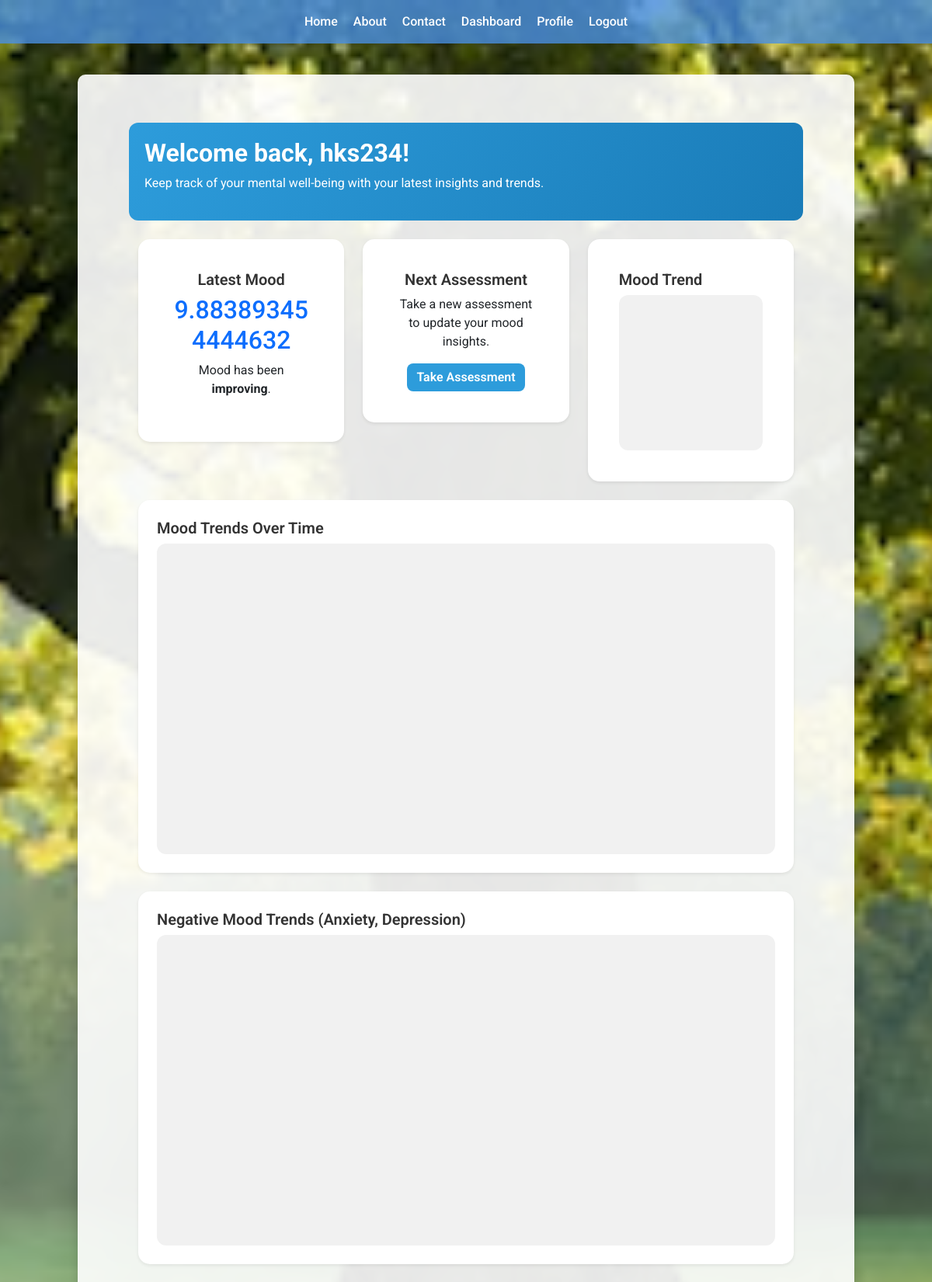
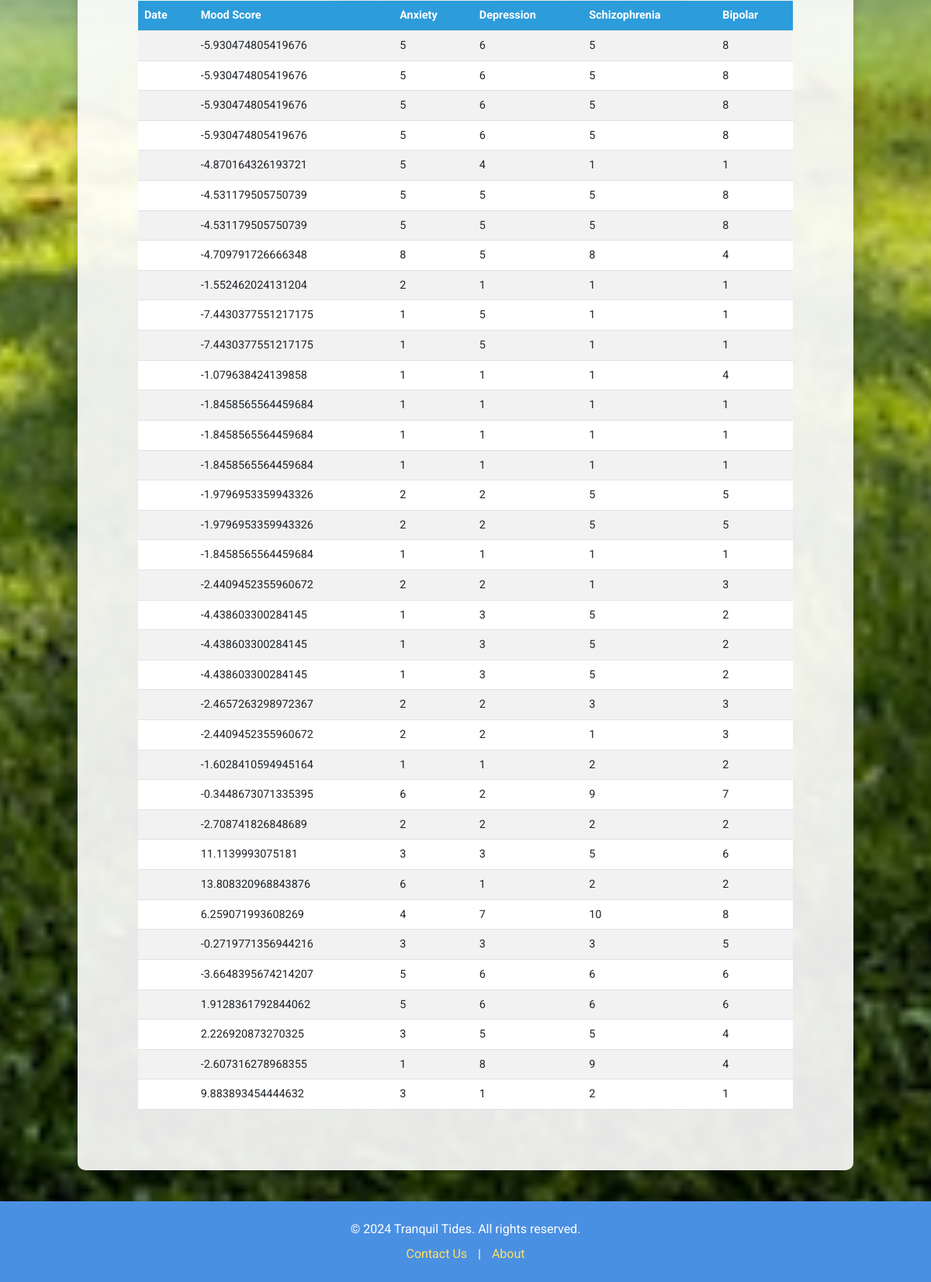
The page /dashboard (signed in) on the database as committed earlier (2 pictures, top to bottom).
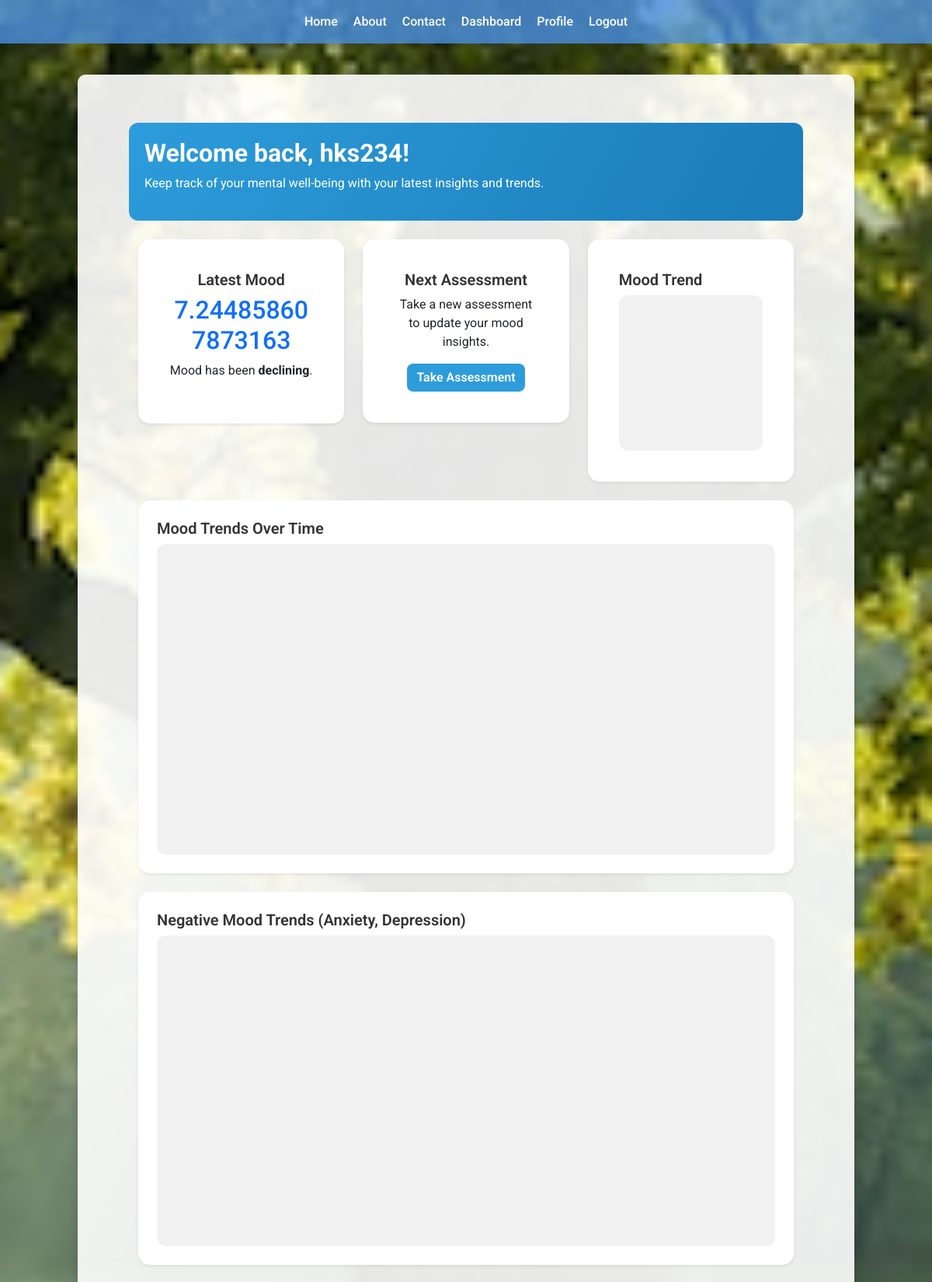
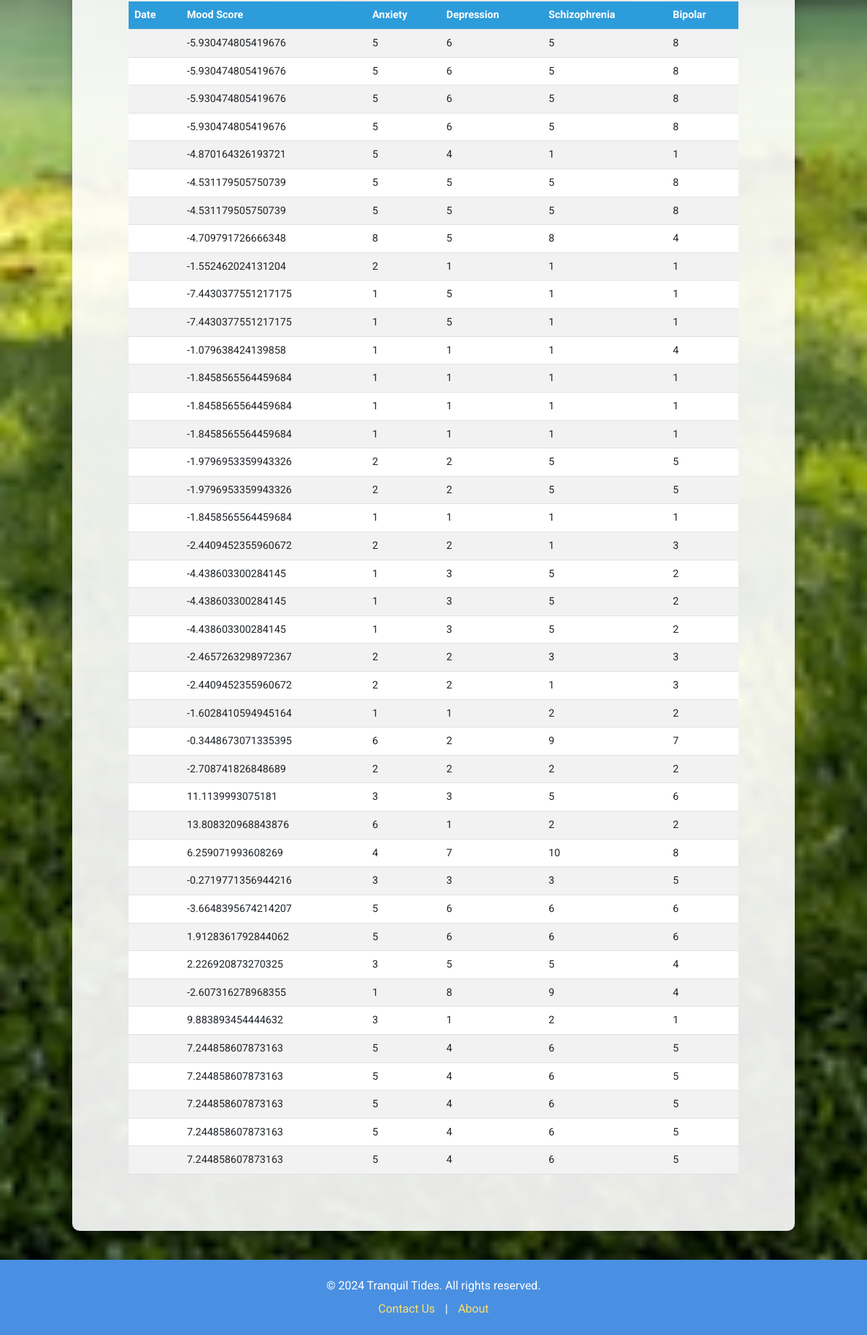
The same page on the database as committed later (2 pictures, top to bottom).
### models.py (models this page shows)
class Assessments(db.Model):
    __tablename__ = "assessments"
    id = db.Column(db.Integer, primary_key=True)
    anxiety = db.Column(db.Integer, nullable=False)
    depression = db.Column(db.Integer, nullable=False)
    schizophrenia = db.Column(db.Integer, nullable=False)
    bipolar = db.Column(db.Integer, nullable=False)
    mood_score = db.Column(db.Float, nullable=False)
    date_created = db.Column(db.DateTime, default=datetime.utcnow)
    user_id = db.Column(db.Integer, db.ForeignKey("users.id"), nullable=False)
    user = db.relationship("UserModel", backref="assessments")

### routes.py (the view)
@app.route("/dashboard", methods=["GET"])
@login_required
def dashboard():
    try:
        assessments = Assessments.query.filter_by(user_id=current_user.id).all()
        mood_data = [assessment.mood_score for assessment in assessments]
        anxiety_data = [assessment.anxiety for assessment in assessments]
        depression_data = [assessment.depression for assessment in assessments]
        dates = [
            assessment.date_created.strftime("%Y-%m-%d") for assessment in assessments
        ]
        trend = "No Data Available"
        if len(mood_data) > 1:
            trend = "improving" if mood_data[-1] > mood_data[-2] else "declining"
        elif len(mood_data) == 1:
            trend = "stable"
        latest_mood = mood_data[-1] if mood_data else "No Data"
        return render_template(
            "dashboard.html",
            user=current_user.username,
            assessments=assessments,
            mood_data=mood_data,
            anxiety_data=anxiety_data,
            depression_data=depression_data,
            dates=dates,
            latest_mood=latest_mood,
            trend=trend,
        )
    except Exception as e:
        flash(f"Error loading dashboard: {str(e)}", "error")
        return redirect(url_for("index"))

### models.py (called while the page is built)
@login.user_loader
def load_user(user_id):
    return UserModel.query.get(int(user_id))

### templates/dashboard.html (shortened to what this page needs)
{% extends 'base.html' %}
{% block content %}
<div class="container-fluid">
  <div class="row">
    <div class="col-12 mb-4 dashboard-header">
      <h2>Welcome back, {{ user }}!</h2>
      <p>Keep track of your mental well-being with your latest insights and trends.</p>
    </div>
  </div>
  <div class="row">
    <div class="col-lg-4 col-md-6 mb-4">
      <div class="card p-4 shadow-sm">
        <div class="card-body text-center">
          <h5 class="card-title">Latest Mood</h5>
          <h2 class="text-primary">{{ latest_mood }}</h2>
          <p>Mood has been <strong>{{ trend }}</strong>.</p>
        </div>
      </div>
    </div>
    <div class="col-lg-4 col-md-6 mb-4">
      <div class="card p-4 shadow-sm">
        <div class="card-body text-center">
          <h5 class="card-title">Next Assessment</h5>
          <p>Take a new assessment to update your mood insights.</p>
          <a href="{{ url_for('assessment') }}" class="btn btn-primary">Take Assessment</a>
        </div>
      </div>
    </div>
    <div class="col-lg-4 col-md-12 mb-4">
      <div class="card p-4 shadow-sm">
        <div class="card-body">
          <h5 class="card-title">Mood Trend</h5>
          <div id="trendChart" style="width: 100%; height: 200px;"></div>
        </div>
      </div>
    </div>
  </div>
  <div class="row">
    <div class="col-12 mb-4">
      <div class="card shadow-sm p-4">
        <h5>Mood Trends Over Time</h5>
        <div id="mood-trend-chart" style="width: 100%; height: 400px"></div>
      </div>
    </div>
  </div>
  <div class="row">
    <div class="col-12 mb-4">
      <div class="card shadow-sm p-4">
        <h5>Negative Mood Trends (Anxiety, Depression)</h5>
        <div id="negative-mood-chart" style="width: 100%; height: 400px"></div>
      </div>
    </div>
  </div>
 <div class="table-responsive">
  <table class="table table-striped table-hover">
    <thead>
      <tr>
        <th>Date</th>
        <th>Mood Score</th>
        <th>Anxiety</th>
        <th>Depression</th>
        <th>Schizophrenia</th>
        <th>Bipolar</th>
      </tr>
    </thead>
    <tbody>
      {% for assessment in assessments %}
      <tr>
        <td>{{ assessment['dates'] }}</td>
        <td>{{ assessment['mood_score'] }}</td>
        <td>{{ assessment['anxiety'] }}</td>
        <td>{{ assessment['depression'] }}</td>
        <td>{{ assessment['schizophrenia'] }}</td>
        <td>{{ assessment['bipolar'] }}</td>
      </tr>
      {% endfor %}
    </tbody>
  </table>
</div>
{% endblock %}

Rows that differ between the two databases and show on the page:
added Assessments: mood_score "7.244858607873163", anxiety "5", depression "4", schizophrenia "6", bipolar "5"
added Assessments: mood_score "7.244858607873163", anxiety "5", depression "4", schizophrenia "6", bipolar "5"
added Assessments: mood_score "7.244858607873163", anxiety "5", depression "4", schizophrenia "6", bipolar "5"
added Assessments: mood_score "7.244858607873163", anxiety "5", depression "4", schizophrenia "6", bipolar "5"
added Assessments: mood_score "7.244858607873163", anxiety "5", depression "4", schizophrenia "6", bipolar "5"
Other text that changed with them:
{{ trend }}: "improving" → "declining"
{{ latest_mood }}: "9.883893454444632" → "7.244858607873163"
